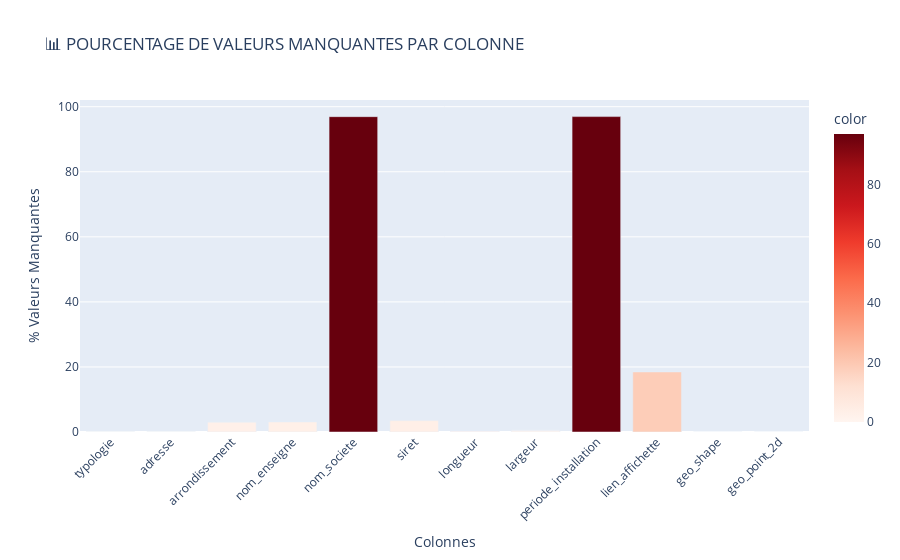

The notebook cell this image was saved under:
### Markdown cell above
<!DOCTYPE html>
<html>
<head>
    <style>
        body { font-family: Arial, sans-serif; margin: 40px; background: #f5f5f5; color: #333; line-height: 1.6; }
        h1 { text-align: center; color: lightgreen; font-size: 36px; font-weight: bold; margin-bottom: 10px; }
        h2 { color: #EF806C; font-size: 28px; font-weight: bold; margin-top: 30px; }
        h3 { color: #00FFFF; font-size: 22px; font-weight: bold; margin-top: 20px;,  }
        ul { margin-left: 20px; }
        li { margin: 8px 0; }
        hr { height: 2px; border: none; background-color: lightgreen; margin: 20px 0; }
    </style>
</head>
<body>
<h3>Qualité des colonnes brutes</h3>

### Code cell
# Nombre de valeurs manquantes par colonne
missing_raw = df_raw.isnull().sum()

# Pourcentage de valeurs manquantes par colonne
missing_percent = missing_raw / len(df_raw) * 100

# Affichage console
print("\n🔍 ANALYSE DE LA QUALITÉ (BRUTES) :")
print("📊 VALEURS MANQUANTES PAR COLONNE :")
for col in df_raw.columns:
    if missing_raw[col] > 0:
        print(f"   ⚠️  {col:30} : {missing_raw[col]:6,} manquantes ({missing_percent[col]:5.1f}%)")

print(f"\n📈 STATISTIQUES DE QUALITÉ :")
print(f"   • Taux de complétude global : {(1 - missing_raw.sum() / (len(df_raw) * len(df_raw.columns))) * 100:.1f}%")
print(f"   • Colonnes sans données manquantes : {sum(missing_raw == 0)}/{len(df_raw.columns)}")
print(f"   • Colonnes avec +20% de données manquantes : {sum(missing_percent > 20)}")

# Graphique des valeurs manquantes
import plotly.express as px

fig = px.bar(
    x=missing_percent.index,
    y=missing_percent,
    title='📊 POURCENTAGE DE VALEURS MANQUANTES PAR COLONNE',
    labels={'x': 'Colonnes', 'y': '% Valeurs Manquantes'},
    color=missing_percent,
    color_continuous_scale='reds'
)

fig.update_layout(xaxis_tickangle=-45, showlegend=False)
fig.show()

### Figure 1 — Plotly figure (JSON) as saved in the notebook; plotly's stock layout.template omitted (floating-point values rounded to 4 significant figures)
{"data": [{"hovertemplate": "Colonnes=%{x}<br>% Valeurs Manquantes=%{y}<br>color=%{marker.color}<extra></extra>", "legendgroup": "", "marker": {"color": [0.04, 0.04, 3.0, 3.1, 96.94, 3.5, 0.32, 0.48, 96.96, 18.46, 0.0, 0.0], "coloraxis": "coloraxis", "pattern": {"shape": ""}}, "name": "", "orientation": "v", "showlegend": false, "textposition": "auto", "type": "bar", "x": ["typologie", "adresse", "arrondissement", "nom_enseigne", "nom_societe", "siret", "longueur", "largeur", "periode_installation", "lien_affichette", "geo_shape", "geo_point_2d"], "xaxis": "x", "y": [0.04, 0.04, 3.0, 3.1, 96.94, 3.5, 0.32, 0.48, 96.96, 18.46, 0.0, 0.0], "yaxis": "y"}], "layout": {"barmode": "relative", "coloraxis": {"colorbar": {"title": {"text": "color"}}, "colorscale": [[0, "rgb(255,245,240)"], [0.125, "rgb(254,224,210)"], [0.25, "rgb(252,187,161)"], [0.375, "rgb(252,146,114)"], [0.5, "rgb(251,106,74)"], [0.625, "rgb(239,59,44)"], [0.75, "rgb(203,24,29)"], [0.875, "rgb(165,15,21)"], [1, "rgb(103,0,13)"]]}, "legend": {"tracegroupgap": 0}, "showlegend": false, "title": {"text": "📊 POURCENTAGE DE VALEURS MANQUANTES PAR COLONNE"}, "xaxis": {"anchor": "y", "domain": [0, 1], "tickangle": -45, "title": {"text": "Colonnes"}}, "yaxis": {"anchor": "x", "domain": [0, 1], "title": {"text": "% Valeurs Manquantes"}}}}
